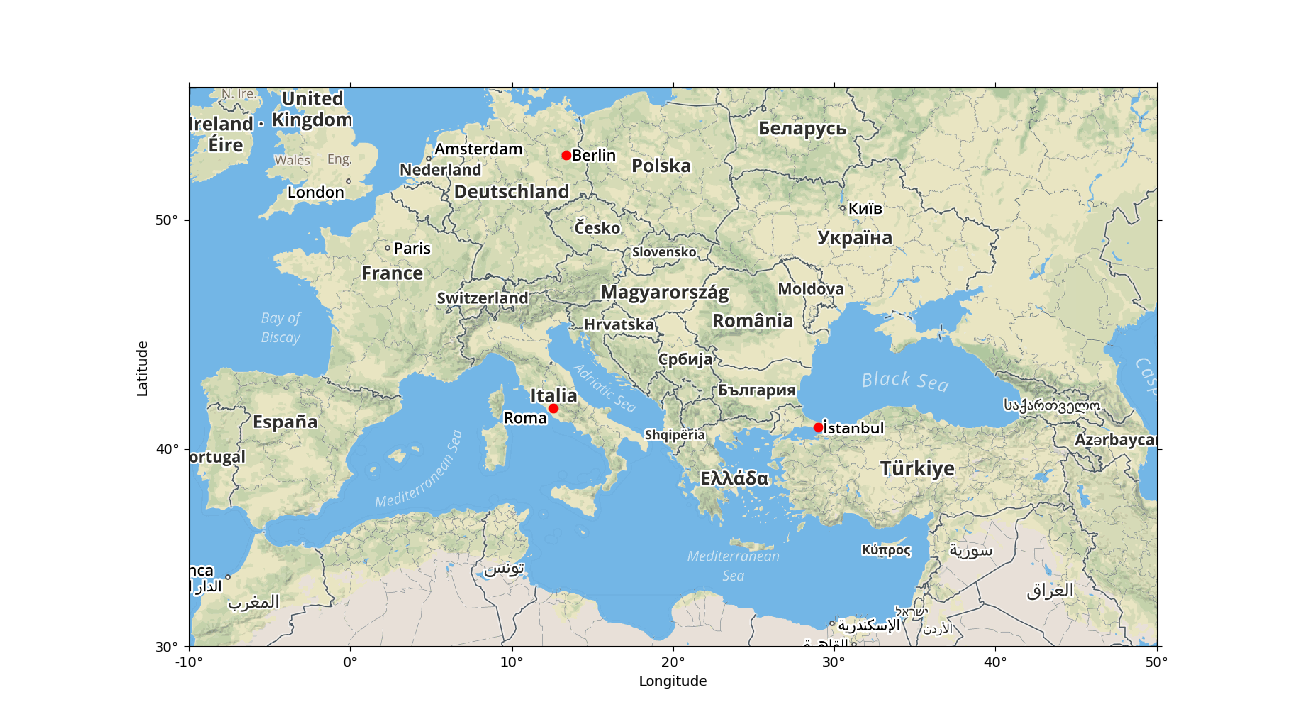

The script that drew this image:
import matplotlib.pyplot as plt
from maptiles import MapboxMap
import numpy as np

access_token = "pk.eyJ1IjoicGxvbmVybWEiLCJhIjoiY2p1enc2N2dvMHlpNjRlbTJnNmZpa2xpMCJ9.oPRZeKoqdt_EVfKSsGqnuQ"


# Initialize plot
fig, ax = plt.subplots()

# Initialize Map
map = MapboxMap(ax, access_token)

# Plot area
map.plot_area(area=[[55, -10], [30, 50]], zoom=4)

# Plot some points on the map
cities = [
    (52.51695, 13.38943), # Berlin
    (41.8988, 12.5451), # Rome
    (41.0098, 28.9652), # Istanbul
]

points = [map.project(city) for city in cities]
ax.plot(*zip(*points), "ro")

# Show interactive plot window
plt.show()
